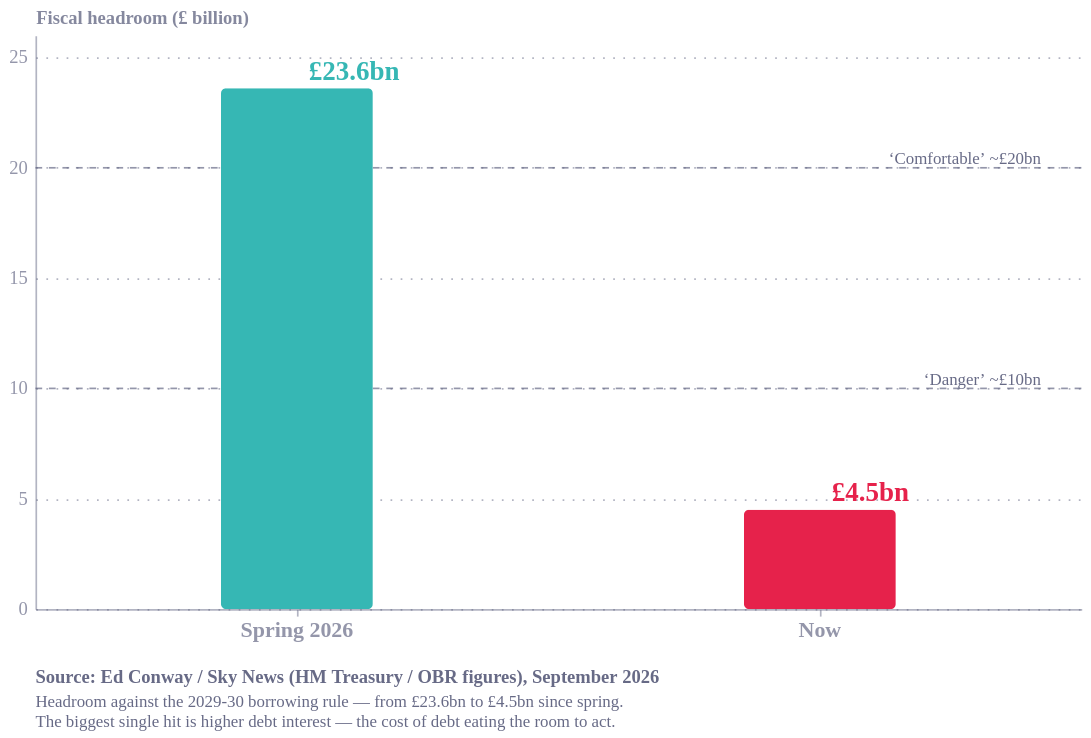

Source (notebook cell):
### Code cell
import pandas as pd
import altair as alt
from ecostyles import EcoStyles

styles = EcoStyles(); styles.register_and_enable_theme()

df = pd.DataFrame([("Spring 2026", 23.6), ("Now", 4.5)], columns=["when", "headroom"])
df["lab"] = "£" + df["headroom"].map(lambda v: f"{v:.1f}") + "bn"
df["hi"] = df["when"] == "Now"

bars = alt.Chart(df).mark_bar(cornerRadius=3, size=90).encode(
    x=alt.X("when:N", sort=["Spring 2026","Now"], title=None,
            axis=alt.Axis(labelFontSize=13, labelFontWeight="bold")),
    y=alt.Y("headroom:Q", title="Fiscal headroom (£ billion)", scale=alt.Scale(domain=[0, 26])),
    color=alt.Color("hi:N", scale=alt.Scale(domain=[True, False], range=["#E6224B", "#36B7B4"]),
                    legend=None))
labels = alt.Chart(df).mark_text(dy=-10, fontSize=16, fontWeight="bold").encode(
    x=alt.X("when:N", sort=["Spring 2026","Now"]), y="headroom:Q", text="lab:N",
    color=alt.Color("hi:N", scale=alt.Scale(domain=[True, False], range=["#E6224B", "#36B7B4"]),
                    legend=None))

refs = pd.DataFrame([("‘Comfortable’ ~£20bn", 20), ("‘Danger’ ~£10bn", 10)], columns=["label","y"])
ref_lines = alt.Chart(refs).mark_rule(color="#676A86", strokeDash=[4,4], strokeWidth=1,
    opacity=0.7).encode(y="y:Q")
ref_txt = alt.Chart(refs).mark_text(align="right", dx=-4, dy=-5, fontSize=10,
    color="#676A86").encode(x=alt.value(600), y="y:Q", text="label:N")

caption = alt.Title(
    text="Source: Ed Conway / Sky News (HM Treasury / OBR figures), September 2026",
    subtitle=[
        "Headroom against the 2029-30 borrowing rule — from £23.6bn to £4.5bn since spring.",
        "The biggest single hit is higher debt interest — the cost of debt eating the room to act.",
    ],
    orient="bottom", anchor="start", fontSize=11, subtitleFontSize=10,
    color="#676A86", subtitleColor="#676A86", dy=12)

chart = (ref_lines + ref_txt + bars + labels).properties(
    width=620, height=340, title=caption).configure(
    background="white", font="Circular Std").configure_view(
    fill="transparent", stroke="transparent")

styles.save(chart, path=".", name="headroom_simple", svg=True)
chart.save("headroom_simple.png", scale_factor=2.0)
chart

### Figure 1 — Vega-Lite specification as saved in the notebook (floating-point values rounded to 4 significant figures)
{"config": {"font": "Circular Std", "text": {"color": "#676A86", "align": "left", "baseline": "middle", "dx": 7, "dy": 0, "fontSize": 11}, "view": {"stroke": "transparent", "continuousWidth": 400, "continuousHeight": 300, "discreteWidth": 400, "discreteHeight": 300, "fill": "transparent"}, "range": {"category": ["#36B7B4", "#E6224B", "#F4C245", "#0063AF", "#00A767", "#179FDB", "#EB5C2E"], "diverging": ["#E6224B", "#E54753", "#C9C9C9", "#179FDB", "#122B39"], "heatmap": ["#C9C9C9", "#179FDB", "#0063AF", "#122B39"], "ordinal": ["#00A767", "#36B7B4", "#179FDB", "#0063AF", "#243B5A"]}, "bar": {"color": "#179fdb"}, "line": {"color": "#e6224b"}, "rule": {"color": "#676A86"}, "area": {"opacity": 0.3}, "point": {"filled": true, "size": 80, "color": "#e6224b", "opacity": 0.95}, "geoshape": {"stroke": "white", "strokeWidth": 0.3}, "rect": {"fill": "#d6d4d4", "opacity": 0.3}, "axis": {"labelColor": "#676A86", "labelFontSize": 11, "labelFont": "Circular Std", "labelOpacity": 0.7, "tickColor": "#676A86", "tickOpacity": 0.5, "domainColor": "#676A86", "domainOpacity": 0.5, "gridColor": "#676A86", "gridDash": [2, 2], "gridOpacity": 0.5, "title": null, "titleColor": "#676A86", "titleOpacity": 0.8, "tickSize": 4}, "axisXDiscrete": {"grid": false, "labelAngle": 0, "tickCount": 10, "tickOpacity": 0.5, "title": null}, "axisYDiscrete": {"ticks": false, "labelPadding": 5}, "axisXTemporal": {"grid": false, "ticks": true}, "axisXQuantitative": {"grid": true}, "axisYQuantitative": {"gridColor": "#676A86", "gridDash": [1, 5], "gridOpacity": 0.5, "ticks": false, "labelPadding": 5, "tickCount": 8, "titleAngle": 0, "titleAlign": "left", "titleBaseline": "bottom", "titleX": 0, "titleY": -5}, "title": {"color": "#676A86E6", "subtitleColor": "#676A86", "font": "Circular Std", "subtitleFont": "Circular Std", "anchor": "start", "fontSize": 14, "subtitleFontSize": 12, "subtitlePadding": 4, "offset": 0, "frame": "group"}, "legend": {"titleColor": "#122b39", "title": null, "labelColor": "#122b39", "labelFontSize": 11}, "background": "white"}, "layer": [{"mark": {"type": "rule", "color": "#676A86", "opacity": 0.7, "strokeDash": [4, 4], "strokeWidth": 1}, "encoding": {"y": {"field": "y", "type": "quantitative"}}}, {"mark": {"type": "text", "align": "right", "color": "#676A86", "dx": -4, "dy": -5, "fontSize": 10}, "encoding": {"text": {"field": "label", "type": "nominal"}, "x": {"value": 600}, "y": {"field": "y", "type": "quantitative"}}}, {"data": {"name": "data-cc8862eada4b5bcdef05e53f5360a430"}, "mark": {"type": "bar", "cornerRadius": 3, "size": 90}, "encoding": {"color": {"field": "hi", "legend": null, "scale": {"domain": [true, false], "range": ["#E6224B", "#36B7B4"]}, "type": "nominal"}, "x": {"axis": {"labelFontSize": 13, "labelFontWeight": "bold"}, "field": "when", "sort": ["Spring 2026", "Now"], "title": null, "type": "nominal"}, "y": {"field": "headroom", "scale": {"domain": [0, 26]}, "title": "Fiscal headroom (£ billion)", "type": "quantitative"}}}, {"data": {"name": "data-cc8862eada4b5bcdef05e53f5360a430"}, "mark": {"type": "text", "dy": -10, "fontSize": 16, "fontWeight": "bold"}, "encoding": {"color": {"field": "hi", "legend": null, "scale": {"domain": [true, false], "range": ["#E6224B", "#36B7B4"]}, "type": "nominal"}, "text": {"field": "lab", "type": "nominal"}, "x": {"field": "when", "sort": ["Spring 2026", "Now"], "type": "nominal"}, "y": {"field": "headroom", "type": "quantitative"}}}], "data": {"name": "data-9466b0fbdc926caea5545be6da1905e9"}, "height": 340, "title": {"text": "Source: Ed Conway / Sky News (HM Treasury / OBR figures), September 2026", "anchor": "start", "color": "#676A86", "dy": 12, "fontSize": 11, "orient": "bottom", "subtitle": ["Headroom against the 2029-30 borrowing rule — from £23.6bn to £4.5bn since spring.", "The biggest single hit is higher debt interest — the cost of debt eating the room to act."], "subtitleColor": "#676A86", "subtitleFontSize": 10}, "width": 620, "$schema": "https://vega.github.io/schema/vega-lite/v6.4.1.json", "datasets": {"data-9466b0fbdc926caea5545be6da1905e9": [{"label": "‘Comfortable’ ~£20bn", "y": 20}, {"label": "‘Danger’ ~£10bn", "y": 10}], "data-cc8862eada4b5bcdef05e53f5360a430": [{"when": "Spring 2026", "headroom": 23.6, "lab": "£23.6bn", "hi": false}, {"when": "Now", "headroom": 4.5, "lab": "£4.5bn", "hi": true}]}}
